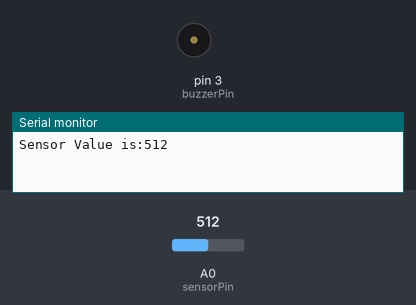
Recording of a sketch running on a simulated Arduino Uno, built with avr-gcc and run on an emulated ATmega328P. On the bench: buzzer (waves = sounding, pin HIGH), the last lines printed to the serial monitor. Inputs (shaded band) come from the test bench; at power-on: A0 (sensorPin) = 512.

Above: at 0.1 s.
At 1.1 s:
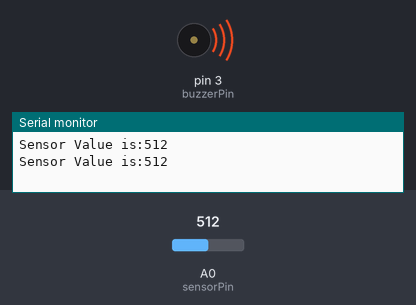
Timing chart, 0 to 2.6 s (numbered marks = the images above):
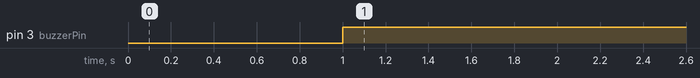

Measured:
- by itself, pin 3 (buzzerPin): LOW → HIGH at 1.0 s

The sketch:

Gas_sensor_and_raising_alarm.ino
```cpp
/*  Interfacing Gas sensor and raising alarm */

int sensorPin=A0;
int buzzerPin=3;
int sensorValue;

void setup()
 {
    Serial.begin(9600);
    pinMode(sensorPin, INPUT);
    pinMode(buzzerPin, OUTPUT);
}

void loop()
 {
    sensorValue=analogRead(sensorPin);
    Serial.print("Sensor Value is:");
    Serial.println(sensorValue);
    delay(1000);
      if(sensorValue>=150)
      {
           digitalWrite(buzzerPin, HIGH);
      }
      else
      {
        digitalWrite(buzzerPin, LOW);
      }
}
```
